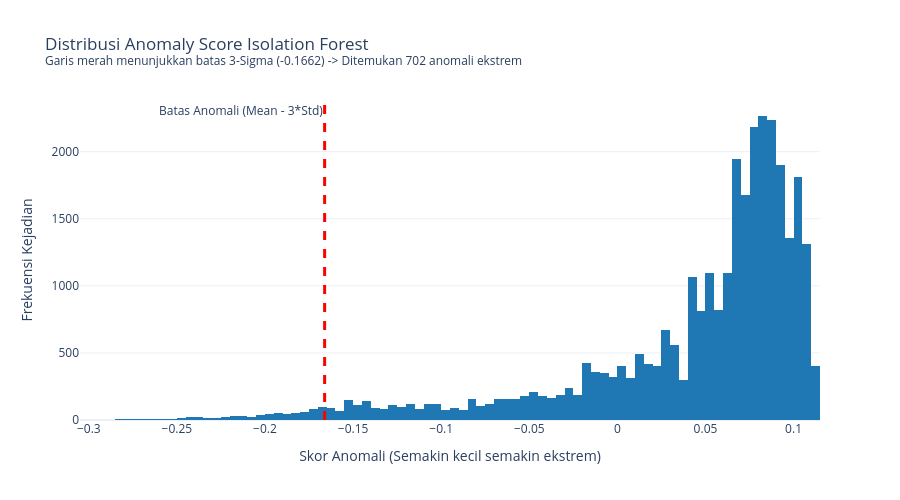

The notebook cell this image was saved under:
### Code cell
# =======================================================
# 5. VISUALISASI PEMBUKTIAN THRESHOLD (PLOTLY)
# =======================================================
# Visualisasi ini akan membuktikan bahwa titik potong Anda berdasar pada matematika, bukan tebakan.
df_scores = pd.DataFrame({'Anomaly Score': anomaly_scores})

fig_scores = px.histogram(
    df_scores, x='Anomaly Score', nbins=100,
    title=f"Distribusi Anomaly Score Isolation Forest<br><sup>Garis merah menunjukkan batas 3-Sigma ({dynamic_threshold:.4f}) -> Ditemukan {anomalies_count} anomali ekstrem</sup>",
    color_discrete_sequence=['#1f77b4']
)

# Tambahkan garis batas Threshold
fig_scores.add_vline(
    x=dynamic_threshold, line_width=3, line_dash="dash", line_color="red",
    annotation_text="Batas Anomali (Mean - 3*Std)", annotation_position="top left"
)

fig_scores.update_layout(
    xaxis_title="Skor Anomali (Semakin kecil semakin ekstrem)",
    yaxis_title="Frekuensi Kejadian",
    template='plotly_white',
    height=500
)

fig_scores.show()

### Figure 1 — Plotly figure (JSON) as saved in the notebook; plotly's stock layout.template omitted (floating-point values rounded to 4 significant figures; data arrays with more than 128 entries replaced by an {"elided": "..."} marker saying what was removed)
{"data": [{"bingroup": "x", "hovertemplate": "Anomaly Score=%{x}<br>count=%{y}<extra></extra>", "legendgroup": "", "marker": {"color": "#1f77b4", "pattern": {"shape": ""}}, "name": "", "nbinsx": 100, "orientation": "v", "showlegend": false, "type": "histogram", "x": {"elided": "31529 float values"}, "xaxis": "x", "yaxis": "y"}], "layout": {"annotations": [{"showarrow": false, "text": "Batas Anomali (Mean - 3*Std)", "x": -0.1662, "xanchor": "right", "xref": "x", "y": 1, "yanchor": "top", "yref": "y domain"}], "barmode": "relative", "height": 500, "legend": {"tracegroupgap": 0}, "shapes": [{"line": {"color": "red", "dash": "dash", "width": 3}, "type": "line", "x0": -0.1662, "x1": -0.1662, "xref": "x", "y0": 0, "y1": 1, "yref": "y domain"}], "title": {"text": "Distribusi Anomaly Score Isolation Forest<br><sup>Garis merah menunjukkan batas 3-Sigma (-0.1662) -> Ditemukan 702 anomali ekstrem</sup>"}, "xaxis": {"anchor": "y", "domain": [0, 1], "title": {"text": "Skor Anomali (Semakin kecil semakin ekstrem)"}}, "yaxis": {"anchor": "x", "domain": [0, 1], "title": {"text": "Frekuensi Kejadian"}}}}
